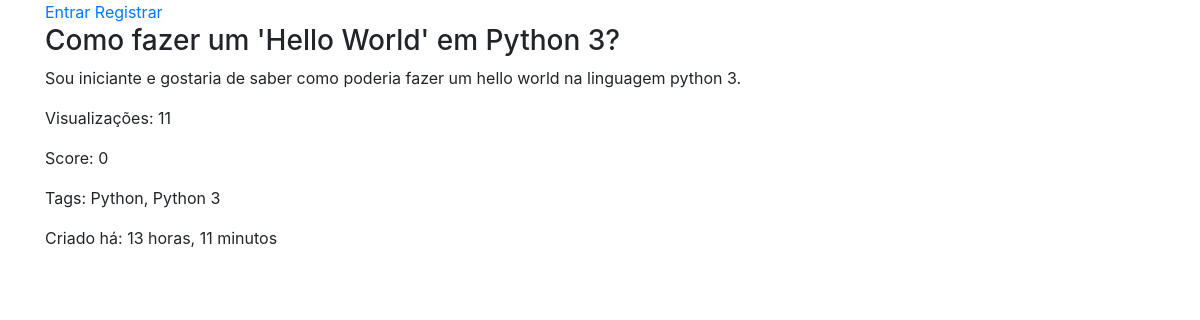
Page /forum/como-fazer-um-hello-world-em-python-3/ on the committed database.
### forum/models.py (models this page shows, shortened)
class Question(models.Model):
    user = models.ForeignKey(User, on_delete=models.CASCADE)
    title = models.CharField(max_length=120)
    text = models.TextField(max_length=500)
    views = models.IntegerField(default=0)
    score = models.IntegerField(default=0)
    tags = models.TextField(help_text='Separar tags por vírgula.')
    published = models.DateTimeField(auto_now_add=True)
    updated = models.DateTimeField(auto_now=True)
    slug = models.SlugField(max_length=200, blank=True, null=True)
    def __str__(self):
        return self.title
    def increment_visualization(self):
        self.views += 1
        self.save()

### forum/views.py (the view)
# urls.py: path('<slug:slug>/', views.QuestionDetailView.as_view(), name='detail'),
class QuestionDetailView(DetailView):
    def get_object(self, *args, **kwargs):
        question = Question.objects.get(slug=self.kwargs['slug'])
        question.increment_visualization()
        return question

### forum/models.py (called while the page is built)
def pre_save_receiver(sender, instance, *args, **kwargs):
    if not instance.slug:
        instance.slug = unique_slug_generator(instance)

### forum/templates/forum/question_detail.html (shortened to what this page needs)
{% extends 'base.html' %}
{% block content %}
    <h3>{{ question }}</h3>
    <p>{{ question.text }}</p>
    <p>Visualizações: {{ question.views }}</p>
    <p>Score: {{ question.score }}</p>
    <p>Tags: {{ question.tags }}</p>
    <p>Criado há: {{ question.published|timesince }}</p>
{% endblock  %}

### rows in the picture
Question: title "Como fazer um 'Hello World' em Python 3?", text "Sou iniciante e gostaria de saber como poderia fazer um hello world na linguagem python 3.", views "11", score "0", tags "Python, Python 3", published "13 horas, 11 minutos"
